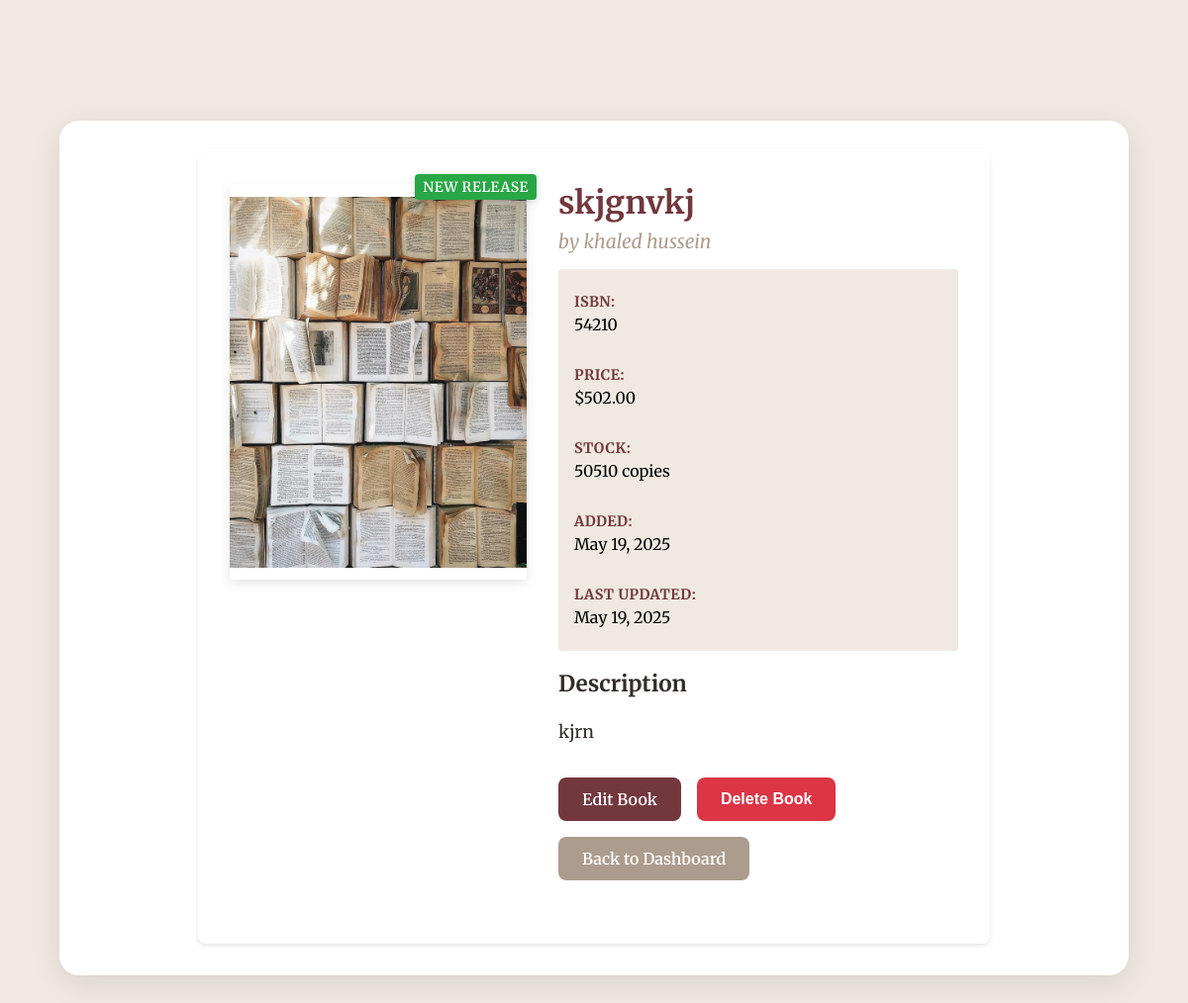
Before: /library-admin/books/book/33/ (signed in) with the older database file.
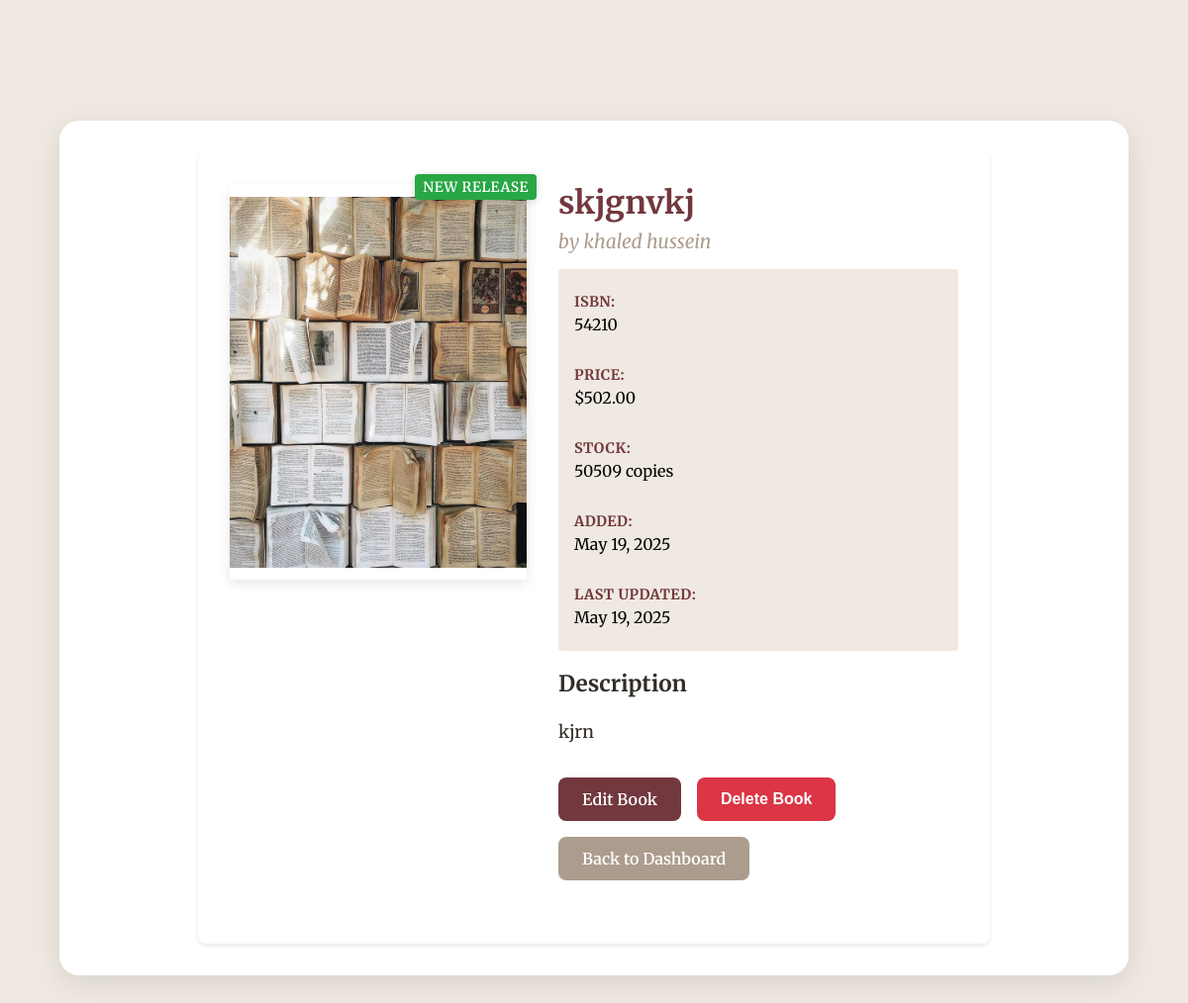
After: the same page with the newer database file.
### books/models.py (models this page shows, shortened)
class Book(models.Model):
    BADGE_CHOICES = [
        ('new', 'New Release'),
        ('trending', 'Trending'),
        ('bestseller', 'Bestseller'),
        ('sale', 'On Sale'),
    ]
    title = models.CharField(max_length=200)
    author = models.CharField(max_length=200)
    description = models.TextField()
    isbn = models.CharField(max_length=13, unique=True, null=True, blank=True)
    price = models.DecimalField(max_digits=10, decimal_places=2, default=Decimal('0.00'))
    stock = models.IntegerField(default=0)
    image = models.ImageField(upload_to='books/', null=True, blank=True)
    created_at = models.DateTimeField(auto_now_add=True)
    updated_at = models.DateTimeField(auto_now=True, null=True)
    badge = models.CharField(max_length=20, choices=BADGE_CHOICES, null=True, blank=True)
    genres = models.ManyToManyField(Genre, related_name='books')
    total_borrows = models.IntegerField(default=0)
    average_rating = models.FloatField(default=0.0)

### books/views.py (the view)
# urls.py: path('book/<int:id>/', views.admin_book_detail, name='book_detail'),
@login_required
@user_passes_test(is_admin)
def admin_book_detail(request, id):
    book = get_object_or_404(Book, id=id)
    reviews = book.reviews.all().order_by('-created_at')
    borrow_history = BorrowedBook.objects.filter(book=book).order_by('-borrow_date')
    context = {
        'book': book,
        'reviews': reviews,
        'borrow_history': borrow_history,
        **get_notifications(request)
    }
    return render(request, 'books/book_detail.html', context)

### books/views.py (called while the page is built, shortened)
def get_notifications(request):
    if not request.user.is_authenticated:
        return {}
    excluded_paths = ['/login/', '/signup/', '/about/', '/privacy/', '/terms/', '/faq/', '/help/']
    if request.path in excluded_paths:
        return {}
    if 'notifications' not in request.path and request.headers.get('X-Requested-With') != 'XMLHttpRequest':
        return {'unread_notifications_count': Notification.objects.filter(
            Q(recipient=request.user) | Q(recipient__isnull=True, notification_type='global'),
            is_read=False
        ).count()}

def is_admin(user):
    return user.is_staff

### Templates/books/book_detail.html (shortened to what this page needs)
{% extends 'books/base.html' %} {% load static %}  {% block extra_css %}
<link href="{% static 'css/book page admin.css' %}" rel="stylesheet" />
{% endblock %} {% block content %}
<div class="container">
  <div class="book-detail">
    <div class="book-header">
      <div class="book-image-container">
        {% if book.image %}
        <img
          src="{{ book.image.url }}"
          alt="{{ book.title }}"
          class="book-image"
        />
        {% else %}
        <div class="no-image book-image">No Image Available</div>
        {% endif %} {% if book.badge %}
        <span class="badge badge-{{ book.badge }}"
          >{{ book.get_badge_display }}</span
        >
        {% endif %}
      </div>
      <div class="book-info">
        <h1 class="book-title">{{ book.title }}</h1>
        <p class="book-author">by {{ book.author }}</p>
        <div class="book-metadata">
          <p><strong>ISBN:</strong> {{ book.isbn|default:"Not available" }}</p>
          <p><strong>Price:</strong> ${{ book.price }}</p>
          <p><strong>Stock:</strong> {{ book.stock }} copies</p>
          <p><strong>Added:</strong> {{ book.created_at|date:"F j, Y" }}</p>
          {% if book.updated_at %}
          <p>
            <strong>Last Updated:</strong> {{ book.updated_at|date:"F j, Y" }}
          </p>
          {% endif %}
        </div>
        {% if book.description %}
        <div class="book-description">
          <h3>Description</h3>
          <p>{{ book.description }}</p>
        </div>
        {% endif %}
        <div class="book-actions">
          <a href="{% url 'books_admin:edit_book' book.id %}" class="edit-btn"
            >Edit Book</a
          >
          <button class="delete-btn" data-book-id="{{ book.id }}">
            Delete Book
          </button>
          <a
            href="{% url 'books_admin:admin_book_management' %}"
            class="btn btn-secondary"
            >Back to Dashboard</a
          >
        </div>
      </div>
    </div>
  </div>
</div>
{% csrf_token %} {% endblock %}

Changed rows visible on the page:
changed Book "skjgnvkj": stock "50510" → "50509"
